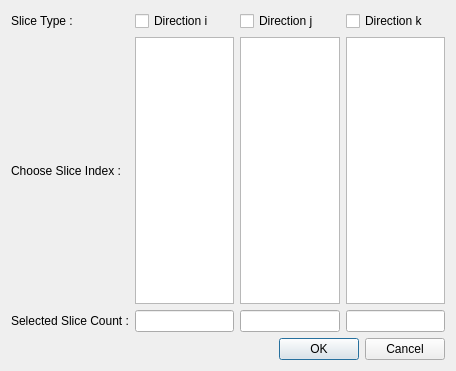
<?xml version="1.0" encoding="UTF-8"?>
<ui version="4.0">
 <class>GSDialogCreateSubGridSlice</class>
 <widget class="QDialog" name="GSDialogCreateSubGridSlice">
  <property name="geometry">
   <rect>
    <x>0</x>
    <y>0</y>
    <width>456</width>
    <height>371</height>
   </rect>
  </property>
  <property name="windowTitle">
   <string>Create Sub Grid Slices</string>
  </property>
  <layout class="QGridLayout" name="gridLayout_2">
   <item row="0" column="0">
    <layout class="QGridLayout" name="gridLayout">
     <item row="0" column="0">
      <widget class="QLabel" name="label_2">
       <property name="text">
        <string>Slice Type :</string>
       </property>
      </widget>
     </item>
     <item row="1" column="0">
      <widget class="QLabel" name="label_3">
       <property name="text">
        <string>Choose Slice Index :</string>
       </property>
      </widget>
     </item>
     <item row="1" column="1">
      <widget class="QListWidget" name="listWidget"/>
     </item>
     <item row="1" column="2">
      <widget class="QListWidget" name="listWidget_2"/>
     </item>
     <item row="1" column="3">
      <widget class="QListWidget" name="listWidget_3"/>
     </item>
     <item row="2" column="0">
      <widget class="QLabel" name="label_4">
       <property name="text">
        <string>Selected Slice Count :</string>
       </property>
      </widget>
     </item>
     <item row="2" column="1">
      <widget class="QLineEdit" name="lineEdit">
       <property name="readOnly">
        <bool>true</bool>
       </property>
      </widget>
     </item>
     <item row="2" column="2">
      <widget class="QLineEdit" name="lineEdit_2">
       <property name="readOnly">
        <bool>true</bool>
       </property>
      </widget>
     </item>
     <item row="2" column="3">
      <widget class="QLineEdit" name="lineEdit_3">
       <property name="readOnly">
        <bool>true</bool>
       </property>
      </widget>
     </item>
     <item row="0" column="1">
      <widget class="QCheckBox" name="checkBox">
       <property name="text">
        <string>Direction i</string>
       </property>
      </widget>
     </item>
     <item row="0" column="2">
      <widget class="QCheckBox" name="checkBox_2">
       <property name="text">
        <string>Direction j</string>
       </property>
      </widget>
     </item>
     <item row="0" column="3">
      <widget class="QCheckBox" name="checkBox_3">
       <property name="text">
        <string>Direction k</string>
       </property>
      </widget>
     </item>
    </layout>
   </item>
   <item row="1" column="0">
    <widget class="QDialogButtonBox" name="buttonBox">
     <property name="orientation">
      <enum>Qt::Horizontal</enum>
     </property>
     <property name="standardButtons">
      <set>QDialogButtonBox::Cancel|QDialogButtonBox::Ok</set>
     </property>
    </widget>
   </item>
  </layout>
 </widget>
 <resources/>
 <connections>
  <connection>
   <sender>buttonBox</sender>
   <signal>accepted()</signal>
   <receiver>GSDialogCreateSubGridSlice</receiver>
   <slot>accept()</slot>
   <hints>
    <hint type="sourcelabel">
     <x>248</x>
     <y>254</y>
    </hint>
    <hint type="destinationlabel">
     <x>157</x>
     <y>274</y>
    </hint>
   </hints>
  </connection>
  <connection>
   <sender>buttonBox</sender>
   <signal>rejected()</signal>
   <receiver>GSDialogCreateSubGridSlice</receiver>
   <slot>reject()</slot>
   <hints>
    <hint type="sourcelabel">
     <x>316</x>
     <y>260</y>
    </hint>
    <hint type="destinationlabel">
     <x>286</x>
     <y>274</y>
    </hint>
   </hints>
  </connection>
 </connections>
</ui>
